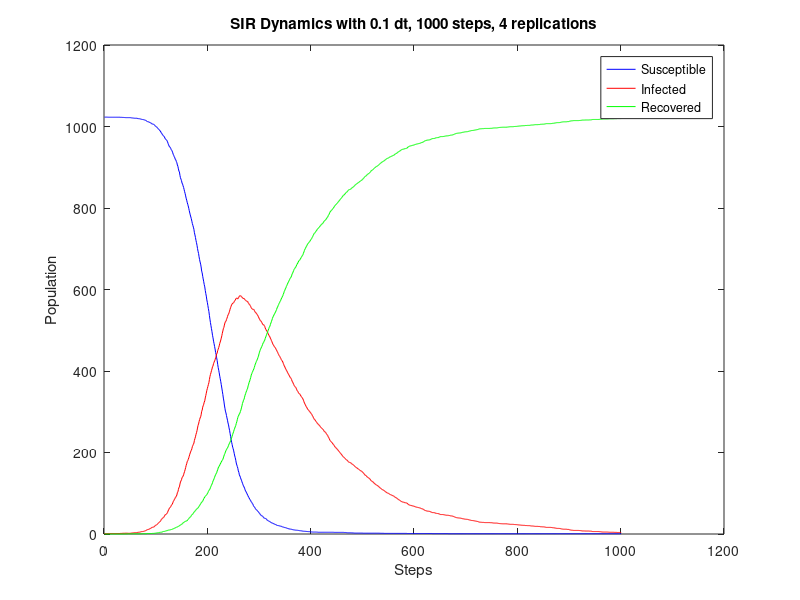

Here is the MATLAB script that generated this plot:
steps = 1000;
dt = 0.1;
replications = 4;
dynamics = [
1023.000,1.000,0.000;
1023.000,1.000,0.000;
1023.000,1.000,0.000;
1023.000,1.000,0.000;
1023.000,1.000,0.000;
1023.000,1.000,0.000;
1023.000,1.000,0.000;
1022.750,1.250,0.000;
1022.750,1.250,0.000;
1022.750,1.250,0.000;
1022.750,1.250,0.000;
1022.750,1.250,0.000;
1022.750,1.250,0.000;
1022.750,1.250,0.000;
1022.750,1.250,0.000;
1022.750,1.250,0.000;
1022.750,1.250,0.000;
1022.750,1.250,0.000;
1022.750,1.250,0.000;
1022.750,1.250,0.000;
1022.750,1.250,0.000;
1022.750,1.250,0.000;
1022.750,1.250,0.000;
1022.750,1.250,0.000;
1022.750,1.250,0.000;
1022.750,1.250,0.000;
1022.750,1.250,0.000;
1022.750,1.250,0.000;
1022.750,1.250,0.000;
1022.750,1.250,0.000;
1022.750,1.250,0.000;
1022.500,1.500,0.000;
1022.500,1.500,0.000;
1022.500,1.500,0.000;
1022.500,1.500,0.000;
1022.250,1.750,0.000;
1022.250,1.750,0.000;
1022.250,1.750,0.000;
1022.000,2.000,0.000;
1022.000,2.000,0.000;
1022.000,1.750,0.250;
1021.750,2.000,0.250;
1021.750,2.000,0.250;
1021.750,2.000,0.250;
1021.750,2.000,0.250;
1021.750,1.750,0.500;
1021.750,1.750,0.500;
1021.750,1.750,0.500;
1021.750,1.750,0.500;
1021.750,1.750,0.500;
1021.750,1.750,0.500;
1021.500,2.000,0.500;
1021.250,2.250,0.500;
1021.250,2.250,0.500;
1020.750,2.750,0.500;
1020.750,2.750,0.500;
1020.750,2.750,0.500;
1020.500,3.000,0.500;
1020.250,3.250,0.500;
1020.250,3.250,0.500;
1020.250,3.250,0.500;
1020.250,3.250,0.500;
1020.250,3.250,0.500;
1020.250,3.250,0.500;
1019.500,4.000,0.500;
1019.500,4.000,0.500;
1019.250,4.250,0.500;
1019.000,4.500,0.500;
1019.000,4.500,0.500;
1018.750,4.750,0.500;
1018.500,5.000,0.500;
1017.750,5.750,0.500;
1017.500,6.000,0.500;
1017.250,6.000,0.750;
1017.250,6.000,0.750;
1017.000,6.250,0.750;
1016.750,6.500,0.750;
1016.000,7.250,0.750;
1016.000,7.250,0.750;
1015.250,8.000,0.750;
1014.750,8.500,0.750;
1014.250,9.000,0.750;
1012.750,10.250,1.000;
1012.000,10.750,1.250;
1011.750,11.000,1.250;
1011.500,11.250,1.250;
1011.250,11.500,1.250;
1010.000,12.750,1.250;
1009.750,13.000,1.250;
1009.000,13.750,1.250;
1008.750,14.000,1.250;
1007.000,15.750,1.250;
1006.250,16.500,1.250;
1006.000,16.500,1.500;
1006.000,16.500,1.500;
1005.500,17.000,1.500;
1004.500,17.750,1.750;
1003.000,19.250,1.750;
1001.500,20.500,2.000;
1000.750,21.250,2.000;
999.250,22.250,2.500;
999.000,22.500,2.500;
997.500,23.500,3.000;
995.750,25.250,3.000;
994.000,26.750,3.250;
993.250,27.500,3.250;
991.750,29.000,3.250;
989.750,30.250,4.000;
989.000,30.750,4.250;
986.500,33.250,4.250;
984.000,35.750,4.250;
982.500,37.000,4.500;
980.750,38.250,5.000;
978.500,39.500,6.000;
977.000,40.750,6.250;
976.000,41.750,6.250;
974.250,43.250,6.500;
971.000,46.500,6.500;
969.000,47.750,7.250;
968.000,48.000,8.000;
966.750,49.250,8.000;
965.250,50.750,8.000;
962.500,52.750,8.750;
958.250,56.500,9.250;
955.250,59.250,9.500;
952.000,62.000,10.000;
950.000,64.000,10.000;
949.000,65.000,10.000;
946.500,67.000,10.500;
943.500,69.500,11.000;
941.500,71.500,11.000;
939.500,72.750,11.750;
935.500,76.250,12.250;
931.750,79.500,12.750;
928.750,81.750,13.500;
926.000,84.250,13.750;
923.250,86.250,14.500;
919.500,89.500,15.000;
917.750,90.250,16.000;
914.250,93.000,16.750;
911.250,95.750,17.000;
905.500,101.500,17.000;
902.500,103.500,18.000;
896.000,109.000,19.000;
890.500,114.250,19.250;
888.250,115.750,20.000;
880.000,122.500,21.500;
874.250,127.750,22.000;
870.500,130.750,22.750;
867.250,133.000,23.750;
861.250,138.250,24.500;
858.750,139.750,25.500;
854.750,141.750,27.500;
850.500,145.250,28.250;
845.750,149.500,28.750;
840.000,153.750,30.250;
835.750,157.750,30.500;
829.750,163.000,31.250;
824.000,168.250,31.750;
819.250,172.250,32.500;
814.000,177.500,32.500;
809.250,180.000,34.750;
805.250,182.750,36.000;
799.250,187.000,37.750;
793.750,190.750,39.500;
787.750,195.750,40.500;
783.000,199.000,42.000;
778.000,203.250,42.750;
773.750,205.000,45.250;
767.500,209.250,47.250;
762.000,214.250,47.750;
757.250,217.500,49.250;
753.000,219.750,51.250;
747.750,223.000,53.250;
739.250,230.000,54.750;
734.000,234.250,55.750;
727.750,238.500,57.750;
720.500,244.250,59.250;
715.000,248.500,60.500;
708.500,253.500,62.000;
700.500,260.000,63.500;
693.750,266.500,63.750;
688.500,269.750,65.750;
680.250,276.000,67.750;
673.250,280.500,70.250;
667.500,284.750,71.750;
662.250,287.500,74.250;
655.250,292.500,76.250;
645.250,301.000,77.750;
641.000,303.500,79.500;
632.500,311.250,80.250;
626.000,314.750,83.250;
619.000,318.500,86.500;
612.000,323.500,88.500;
606.500,326.750,90.750;
597.750,334.000,92.250;
590.000,339.750,94.250;
583.750,345.500,94.750;
574.500,352.500,97.000;
568.500,356.750,98.750;
560.750,362.000,101.250;
553.250,366.500,104.250;
546.000,371.250,106.750;
536.500,379.000,108.500;
527.250,386.250,110.500;
519.000,391.250,113.750;
511.250,395.750,117.000;
503.750,400.750,119.500;
496.500,405.000,122.500;
487.750,410.500,125.750;
481.500,412.500,130.000;
473.250,418.500,132.250;
467.250,421.000,135.750;
460.250,424.750,139.000;
454.000,427.500,142.500;
445.500,432.500,146.000;
440.250,435.750,148.000;
432.250,441.750,150.000;
426.000,443.500,154.500;
416.500,450.250,157.250;
408.750,453.000,162.250;
402.000,457.750,164.250;
395.500,461.750,166.750;
387.250,467.750,169.000;
381.000,471.250,171.750;
373.750,476.000,174.250;
366.500,480.750,176.750;
358.250,486.500,179.250;
350.500,492.500,181.000;
342.500,498.250,183.250;
333.500,503.750,186.750;
326.250,506.750,191.000;
316.500,512.750,194.750;
308.750,517.750,197.500;
301.500,521.250,201.250;
297.250,521.750,205.000;
291.000,526.250,206.750;
285.000,529.250,209.750;
279.250,533.500,211.250;
272.500,537.500,214.000;
267.750,539.000,217.250;
260.500,543.000,220.500;
254.500,546.750,222.750;
247.000,551.500,225.500;
239.250,556.000,228.750;
232.500,558.500,233.000;
225.000,563.250,235.750;
219.750,564.000,240.250;
213.000,566.500,244.500;
209.500,566.500,248.000;
204.000,568.000,252.000;
198.000,570.000,256.000;
191.500,572.750,259.750;
187.500,573.500,263.000;
181.000,576.750,266.250;
174.250,578.500,271.250;
169.250,579.250,275.500;
165.750,577.750,280.500;
161.250,576.750,286.000;
154.750,580.000,289.250;
151.500,580.750,291.750;
145.000,584.000,295.000;
142.250,585.000,296.750;
139.250,584.250,300.500;
135.000,584.500,304.500;
132.000,582.500,309.500;
128.250,581.250,314.500;
124.500,579.000,320.500;
121.000,579.250,323.750;
118.250,577.250,328.500;
115.500,578.250,330.250;
112.500,575.750,335.750;
108.750,574.750,340.500;
105.750,574.000,344.250;
103.750,572.250,348.000;
101.000,571.500,351.500;
98.500,570.750,354.750;
95.250,571.000,357.750;
93.000,567.250,363.750;
90.000,566.250,367.750;
88.250,563.250,372.500;
85.500,563.000,375.500;
83.500,560.500,380.000;
81.750,558.000,384.250;
78.750,555.250,390.000;
77.500,553.000,393.500;
75.000,552.500,396.500;
73.500,551.000,399.500;
70.250,551.500,402.250;
67.500,551.000,405.500;
66.500,548.750,408.750;
64.750,545.500,413.750;
62.500,544.250,417.250;
60.500,542.750,420.750;
59.000,541.500,423.500;
58.500,539.250,426.250;
56.750,537.750,429.500;
55.250,535.500,433.250;
54.500,533.000,436.500;
52.250,529.500,442.250;
50.500,527.250,446.250;
49.000,524.750,450.250;
47.250,523.250,453.500;
45.750,522.250,456.000;
44.750,519.750,459.500;
44.500,517.750,461.750;
43.750,514.750,465.500;
42.000,513.250,468.750;
40.250,513.750,470.000;
38.750,511.750,473.500;
38.750,509.750,475.500;
38.250,506.000,479.750;
38.000,502.500,483.500;
37.000,500.500,486.500;
35.250,498.500,490.250;
33.750,496.500,493.750;
33.000,493.750,497.250;
32.250,491.250,500.500;
32.000,487.750,504.250;
30.750,485.750,507.500;
30.250,484.000,509.750;
29.750,480.500,513.750;
28.250,477.750,518.000;
28.000,475.000,521.000;
27.000,472.000,525.000;
26.500,468.500,529.000;
26.250,465.250,532.500;
25.750,463.500,534.750;
24.750,461.250,538.000;
24.250,459.500,540.250;
23.750,457.750,542.500;
23.000,456.250,544.750;
23.000,453.000,548.000;
21.750,451.500,550.750;
21.000,448.000,555.000;
21.000,446.250,556.750;
20.750,442.750,560.500;
20.500,440.250,563.250;
20.250,437.750,566.000;
19.500,436.000,568.500;
19.500,433.500,571.000;
19.250,431.250,573.500;
19.000,428.250,576.750;
18.250,426.250,579.500;
17.500,424.500,582.000;
17.250,422.250,584.500;
17.000,418.750,588.250;
17.000,415.500,591.500;
16.000,412.250,595.750;
15.750,410.250,598.000;
15.500,406.750,601.750;
15.500,404.500,604.000;
14.750,401.500,607.750;
14.000,400.000,610.000;
14.000,396.750,613.250;
13.250,394.500,616.250;
13.250,392.000,618.750;
12.500,390.000,621.500;
12.250,387.750,624.000;
12.250,384.750,627.000;
12.000,383.750,628.250;
11.750,381.750,630.500;
11.500,379.250,633.250;
11.250,375.000,637.750;
10.750,373.500,639.750;
10.500,370.250,643.250;
10.250,367.250,646.500;
10.000,364.500,649.500;
9.750,362.750,651.500;
9.750,361.000,653.250;
9.500,359.750,654.750;
9.250,357.750,657.000;
9.250,354.000,660.750;
9.250,352.000,662.750;
9.250,350.000,664.750;
8.750,347.750,667.500;
8.750,345.000,670.250;
8.250,344.500,671.250;
8.000,343.500,672.500;
8.000,341.000,675.000;
8.000,339.000,677.000;
7.750,337.250,679.000;
7.250,335.250,681.500;
7.250,333.500,683.250;
7.250,331.500,685.250;
6.750,328.250,689.000;
6.750,324.750,692.500;
6.750,321.250,696.000;
6.500,318.500,699.000;
6.500,316.750,700.750;
6.500,313.000,704.500;
6.250,312.000,705.750;
6.000,309.250,708.750;
6.000,306.750,711.250;
6.000,305.000,713.000;
5.750,304.000,714.250;
5.750,302.000,716.250;
5.750,300.500,717.750;
5.750,298.750,719.500;
5.000,297.500,721.500;
5.000,295.500,723.500;
5.000,293.750,725.250;
5.000,291.250,727.750;
4.750,289.000,730.250;
4.750,286.500,732.750;
4.750,283.500,735.750;
4.750,281.500,737.750;
4.750,280.500,738.750;
4.750,279.250,740.000;
4.750,276.500,742.750;
4.750,275.250,744.000;
4.750,273.500,745.750;
4.500,271.250,748.250;
4.250,270.500,749.250;
4.250,268.750,751.000;
4.250,267.500,752.250;
4.250,266.500,753.250;
4.250,264.500,755.250;
4.250,263.000,756.750;
4.250,261.250,758.500;
4.250,260.000,759.750;
4.250,259.000,760.750;
4.250,257.500,762.250;
4.250,256.500,763.250;
4.250,255.000,764.750;
4.250,251.750,768.000;
4.250,251.500,768.250;
4.250,249.750,770.000;
4.250,249.250,770.500;
4.250,246.750,773.000;
4.250,245.000,774.750;
4.250,243.000,776.750;
4.250,242.000,777.750;
4.250,238.250,781.500;
4.250,236.500,783.250;
4.250,234.250,785.500;
4.250,230.500,789.250;
4.250,229.000,790.750;
4.250,227.000,792.750;
4.250,226.000,793.750;
4.250,224.250,795.500;
4.250,223.500,796.250;
4.250,221.000,798.750;
4.250,219.750,800.000;
4.000,218.000,802.000;
4.000,216.500,803.500;
4.000,213.750,806.250;
4.000,213.000,807.000;
4.000,211.500,808.500;
4.000,209.750,810.250;
4.000,209.000,811.000;
4.000,207.000,813.000;
4.000,205.750,814.250;
4.000,204.000,816.000;
4.000,202.500,817.500;
4.000,201.000,819.000;
4.000,199.250,820.750;
4.000,197.500,822.500;
4.000,196.500,823.500;
4.000,194.500,825.500;
4.000,193.000,827.000;
4.000,191.250,828.750;
4.000,189.250,830.750;
4.000,188.750,831.250;
3.750,187.750,832.500;
3.750,186.000,834.250;
3.750,185.250,835.000;
3.750,183.000,837.250;
3.500,182.250,838.250;
3.250,181.500,839.250;
3.000,180.750,840.250;
3.000,178.750,842.250;
3.000,177.250,843.750;
3.000,176.000,845.000;
3.000,176.000,845.000;
3.000,175.500,845.500;
3.000,175.000,846.000;
3.000,174.250,846.750;
2.750,172.750,848.500;
2.750,171.750,849.500;
2.750,171.000,850.250;
2.750,170.000,851.250;
2.500,169.500,852.000;
2.500,168.000,853.500;
2.250,167.000,854.750;
2.250,165.250,856.500;
2.250,164.500,857.250;
2.250,163.250,858.500;
2.250,162.750,859.000;
2.250,161.750,860.000;
2.250,160.250,861.500;
2.250,159.750,862.000;
2.250,159.000,862.750;
2.250,158.000,863.750;
2.250,156.500,865.250;
2.250,156.000,865.750;
2.250,155.000,866.750;
2.250,154.250,867.500;
2.250,153.750,868.000;
2.250,151.750,870.000;
2.000,151.250,870.750;
2.000,149.500,872.500;
2.000,148.250,873.750;
2.000,146.750,875.250;
2.000,145.000,877.000;
2.000,143.750,878.250;
2.000,143.500,878.500;
2.000,142.500,879.500;
2.000,140.500,881.500;
2.000,139.250,882.750;
2.000,138.750,883.250;
2.000,137.500,884.500;
2.000,137.000,885.000;
2.000,135.500,886.500;
2.000,134.500,887.500;
2.000,132.750,889.250;
2.000,130.750,891.250;
2.000,129.750,892.250;
2.000,129.250,892.750;
2.000,128.500,893.500;
2.000,127.250,894.750;
2.000,126.000,896.000;
2.000,124.500,897.500;
2.000,123.250,898.750;
2.000,122.750,899.250;
2.000,121.250,900.750;
2.000,120.250,901.750;
2.000,119.750,902.250;
2.000,119.250,902.750;
2.000,118.000,904.000;
2.000,117.250,904.750;
2.000,116.000,906.000;
2.000,114.750,907.250;
2.000,113.500,908.500;
1.750,112.750,909.500;
1.750,111.500,910.750;
1.750,110.750,911.500;
1.750,109.500,912.750;
1.750,108.750,913.500;
1.750,108.250,914.000;
1.750,107.250,915.000;
1.500,106.750,915.750;
1.500,106.000,916.500;
1.500,104.500,918.000;
1.500,103.750,918.750;
1.500,102.750,919.750;
1.500,101.500,921.000;
1.500,101.000,921.500;
1.500,100.500,922.000;
1.500,100.000,922.500;
1.500,99.500,923.000;
1.500,98.500,924.000;
1.500,97.500,925.000;
1.500,96.750,925.750;
1.500,96.500,926.000;
1.500,95.750,926.750;
1.500,95.000,927.500;
1.500,94.750,927.750;
1.500,94.000,928.500;
1.500,93.250,929.250;
1.500,93.250,929.250;
1.500,91.750,930.750;
1.500,90.500,932.000;
1.500,90.000,932.500;
1.500,89.000,933.500;
1.500,88.750,933.750;
1.500,87.750,934.750;
1.500,86.250,936.250;
1.500,85.500,937.000;
1.500,84.500,938.000;
1.500,83.750,938.750;
1.500,83.250,939.250;
1.500,82.250,940.250;
1.500,81.250,941.250;
1.500,80.000,942.500;
1.500,79.750,942.750;
1.500,78.750,943.750;
1.500,78.500,944.000;
1.500,78.250,944.250;
1.500,78.000,944.500;
1.500,77.750,944.750;
1.500,76.750,945.750;
1.500,76.750,945.750;
1.500,76.750,945.750;
1.500,76.250,946.250;
1.500,75.750,946.750;
1.250,75.500,947.250;
1.250,73.500,949.250;
1.250,72.750,950.000;
1.250,71.750,951.000;
1.250,71.250,951.500;
1.250,70.500,952.250;
1.250,70.500,952.250;
1.250,70.000,952.750;
1.250,70.000,952.750;
1.250,69.250,953.500;
1.250,69.000,953.750;
1.250,68.750,954.000;
1.250,68.500,954.250;
1.250,68.250,954.500;
1.250,67.500,955.250;
1.250,67.000,955.750;
1.250,66.500,956.250;
1.250,66.500,956.250;
1.250,65.750,957.000;
1.250,65.500,957.250;
1.250,65.500,957.250;
1.250,65.000,957.750;
1.250,64.750,958.000;
1.250,64.250,958.500;
1.250,64.250,958.500;
1.250,63.500,959.250;
1.250,63.500,959.250;
1.250,62.250,960.500;
1.250,62.000,960.750;
1.250,62.000,960.750;
1.250,61.000,961.750;
1.250,60.750,962.000;
1.250,60.000,962.750;
1.250,58.500,964.250;
1.250,58.000,964.750;
1.250,57.500,965.250;
1.250,57.250,965.500;
1.250,57.000,965.750;
1.250,56.250,966.500;
1.250,56.000,966.750;
1.250,56.000,966.750;
1.250,56.000,966.750;
1.250,55.750,967.000;
1.250,55.500,967.250;
1.250,55.250,967.500;
1.250,54.750,968.000;
1.250,53.750,969.000;
1.250,53.250,969.500;
1.000,53.000,970.000;
1.000,52.500,970.500;
1.000,52.500,970.500;
1.000,52.500,970.500;
1.000,52.500,970.500;
1.000,52.250,970.750;
1.000,51.500,971.500;
1.000,50.750,972.250;
1.000,50.750,972.250;
1.000,50.750,972.250;
1.000,50.250,972.750;
1.000,50.250,972.750;
1.000,50.250,972.750;
1.000,49.500,973.500;
1.000,49.000,974.000;
1.000,48.750,974.250;
1.000,47.750,975.250;
1.000,47.750,975.250;
1.000,47.750,975.250;
1.000,47.750,975.250;
1.000,47.750,975.250;
1.000,47.750,975.250;
1.000,47.500,975.500;
1.000,47.250,975.750;
1.000,47.000,976.000;
1.000,46.750,976.250;
1.000,46.500,976.500;
1.000,46.000,977.000;
1.000,46.000,977.000;
1.000,46.000,977.000;
1.000,46.000,977.000;
0.750,46.000,977.250;
0.750,45.750,977.500;
0.750,45.500,977.750;
0.750,45.250,978.000;
0.750,44.750,978.500;
0.750,44.500,978.750;
0.750,44.250,979.000;
0.750,44.250,979.000;
0.750,44.250,979.000;
0.750,43.750,979.500;
0.750,43.250,980.000;
0.750,42.750,980.500;
0.750,42.000,981.250;
0.750,41.750,981.500;
0.750,41.000,982.250;
0.750,40.750,982.500;
0.750,40.000,983.250;
0.750,40.000,983.250;
0.750,39.750,983.500;
0.750,39.750,983.500;
0.750,39.250,984.000;
0.750,39.250,984.000;
0.750,39.250,984.000;
0.750,39.000,984.250;
0.750,39.000,984.250;
0.750,38.500,984.750;
0.750,38.500,984.750;
0.750,37.750,985.500;
0.750,37.500,985.750;
0.750,37.500,985.750;
0.750,37.250,986.000;
0.750,37.000,986.250;
0.750,36.500,986.750;
0.750,36.250,987.000;
0.750,36.250,987.000;
0.750,36.250,987.000;
0.750,36.000,987.250;
0.750,36.000,987.250;
0.750,36.000,987.250;
0.750,35.500,987.750;
0.750,35.000,988.250;
0.750,34.500,988.750;
0.750,34.250,989.000;
0.750,34.000,989.250;
0.750,33.750,989.500;
0.750,33.250,990.000;
0.750,33.250,990.000;
0.750,33.000,990.250;
0.750,33.000,990.250;
0.750,32.750,990.500;
0.750,32.500,990.750;
0.750,32.250,991.000;
0.750,32.000,991.250;
0.750,31.750,991.500;
0.750,31.500,991.750;
0.750,31.250,992.000;
0.750,31.000,992.250;
0.750,30.750,992.500;
0.750,30.500,992.750;
0.750,29.750,993.500;
0.750,29.250,994.000;
0.750,29.000,994.250;
0.750,29.000,994.250;
0.750,29.000,994.250;
0.750,28.750,994.500;
0.750,28.750,994.500;
0.750,28.500,994.750;
0.750,28.500,994.750;
0.750,28.500,994.750;
0.750,28.500,994.750;
0.750,28.250,995.000;
0.750,28.000,995.250;
0.750,28.000,995.250;
0.750,28.000,995.250;
0.750,28.000,995.250;
0.750,28.000,995.250;
0.750,28.000,995.250;
0.750,28.000,995.250;
0.750,28.000,995.250;
0.750,28.000,995.250;
0.750,28.000,995.250;
0.750,27.750,995.500;
0.750,27.750,995.500;
0.750,27.750,995.500;
0.750,27.750,995.500;
0.750,27.500,995.750;
0.750,27.250,996.000;
0.750,27.250,996.000;
0.750,27.000,996.250;
0.750,26.750,996.500;
0.750,26.750,996.500;
0.750,26.750,996.500;
0.750,26.750,996.500;
0.750,26.750,996.500;
0.750,26.750,996.500;
0.750,26.750,996.500;
0.750,26.500,996.750;
0.750,26.000,997.250;
0.750,26.000,997.250;
0.750,25.750,997.500;
0.750,25.500,997.750;
0.750,25.500,997.750;
0.750,25.250,998.000;
0.750,25.250,998.000;
0.750,25.250,998.000;
0.750,25.000,998.250;
0.750,25.000,998.250;
0.750,25.000,998.250;
0.750,25.000,998.250;
0.750,25.000,998.250;
0.750,25.000,998.250;
0.750,25.000,998.250;
0.750,25.000,998.250;
0.750,25.000,998.250;
0.750,25.000,998.250;
0.750,24.500,998.750;
0.750,24.500,998.750;
0.750,24.500,998.750;
0.750,24.000,999.250;
0.750,24.000,999.250;
0.750,23.750,999.500;
0.750,23.750,999.500;
0.750,23.750,999.500;
0.750,23.750,999.500;
0.750,23.750,999.500;
0.750,23.750,999.500;
0.750,23.750,999.500;
0.750,23.500,999.750;
0.750,23.250,1000.000;
0.750,23.250,1000.000;
0.750,23.250,1000.000;
0.750,23.000,1000.250;
0.750,23.000,1000.250;
0.750,23.000,1000.250;
0.750,22.500,1000.750;
0.750,22.500,1000.750;
0.750,22.500,1000.750;
0.750,22.250,1001.000;
0.750,22.000,1001.250;
0.750,22.000,1001.250;
0.750,22.000,1001.250;
0.750,21.750,1001.500;
0.750,21.500,1001.750;
0.750,21.500,1001.750;
0.750,21.500,1001.750;
0.750,21.250,1002.000;
0.750,21.250,1002.000;
0.750,21.250,1002.000;
0.750,21.250,1002.000;
0.750,21.000,1002.250;
0.750,20.750,1002.500;
0.750,20.750,1002.500;
0.750,20.750,1002.500;
0.750,20.500,1002.750;
0.750,20.500,1002.750;
0.750,20.500,1002.750;
0.750,20.500,1002.750;
0.750,20.500,1002.750;
0.750,20.500,1002.750;
0.750,20.000,1003.250;
0.750,19.750,1003.500;
0.750,19.750,1003.500;
0.750,19.750,1003.500;
0.750,19.500,1003.750;
0.750,19.500,1003.750;
0.750,19.500,1003.750;
0.750,19.250,1004.000;
0.750,19.000,1004.250;
0.750,18.750,1004.500;
0.750,18.750,1004.500;
0.750,18.750,1004.500;
0.750,18.750,1004.500;
0.750,18.750,1004.500;
0.750,18.750,1004.500;
0.750,18.750,1004.500;
0.750,18.500,1004.750;
0.750,18.500,1004.750;
0.750,18.500,1004.750;
0.750,18.000,1005.250;
0.750,17.750,1005.500;
0.750,17.750,1005.500;
0.750,17.750,1005.500;
0.750,17.750,1005.500;
0.750,17.500,1005.750;
0.750,17.500,1005.750;
0.750,17.500,1005.750;
0.750,17.500,1005.750;
0.750,17.250,1006.000;
0.750,16.750,1006.500;
0.750,16.500,1006.750;
0.750,16.250,1007.000;
0.750,16.250,1007.000;
0.750,16.250,1007.000;
0.750,16.250,1007.000;
0.750,16.250,1007.000;
0.750,16.250,1007.000;
0.750,16.250,1007.000;
0.750,16.250,1007.000;
0.750,16.250,1007.000;
0.750,16.250,1007.000;
0.750,16.000,1007.250;
0.750,15.750,1007.500;
0.750,15.500,1007.750;
0.750,15.500,1007.750;
0.750,15.250,1008.000;
0.750,15.000,1008.250;
0.750,15.000,1008.250;
0.750,14.750,1008.500;
0.750,14.250,1009.000;
0.750,14.250,1009.000;
0.750,14.000,1009.250;
0.750,13.750,1009.500;
0.750,13.750,1009.500;
0.750,13.750,1009.500;
0.750,13.750,1009.500;
0.750,13.750,1009.500;
0.750,13.500,1009.750;
0.750,13.500,1009.750;
0.750,13.000,1010.250;
0.750,12.500,1010.750;
0.750,12.500,1010.750;
0.750,12.000,1011.250;
0.750,12.000,1011.250;
0.750,11.750,1011.500;
0.750,11.750,1011.500;
0.750,11.750,1011.500;
0.750,11.750,1011.500;
0.750,11.750,1011.500;
0.750,11.750,1011.500;
0.750,11.750,1011.500;
0.750,11.500,1011.750;
0.750,11.250,1012.000;
0.750,11.250,1012.000;
0.750,11.250,1012.000;
0.750,11.000,1012.250;
0.750,10.250,1013.000;
0.750,10.000,1013.250;
0.750,9.750,1013.500;
0.750,9.750,1013.500;
0.750,9.250,1014.000;
0.750,9.250,1014.000;
0.750,9.250,1014.000;
0.750,9.000,1014.250;
0.750,8.750,1014.500;
0.750,8.750,1014.500;
0.750,8.750,1014.500;
0.750,8.750,1014.500;
0.750,8.750,1014.500;
0.750,8.750,1014.500;
0.750,8.750,1014.500;
0.750,8.750,1014.500;
0.750,8.750,1014.500;
0.750,8.750,1014.500;
0.750,8.750,1014.500;
0.750,8.500,1014.750;
0.750,8.500,1014.750;
0.750,8.250,1015.000;
0.750,8.250,1015.000;
0.750,8.000,1015.250;
0.750,7.500,1015.750;
0.750,7.500,1015.750;
0.750,7.500,1015.750;
0.750,7.500,1015.750;
0.750,7.500,1015.750;
0.750,7.500,1015.750;
0.750,7.250,1016.000;
0.750,7.250,1016.000;
0.750,7.250,1016.000;
0.750,7.250,1016.000;
0.750,7.250,1016.000;
0.750,7.250,1016.000;
0.750,7.250,1016.000;
0.750,7.250,1016.000;
0.750,7.250,1016.000;
0.750,7.000,1016.250;
0.750,7.000,1016.250;
0.750,7.000,1016.250;
0.750,7.000,1016.250;
0.750,6.500,1016.750;
0.750,6.250,1017.000;
0.750,6.000,1017.250;
0.750,6.000,1017.250;
0.750,6.000,1017.250;
0.750,6.000,1017.250;
0.750,6.000,1017.250;
0.750,6.000,1017.250;
0.750,6.000,1017.250;
0.750,6.000,1017.250;
0.750,6.000,1017.250;
0.750,6.000,1017.250;
0.750,6.000,1017.250;
0.750,6.000,1017.250;
0.750,5.750,1017.500;
0.750,5.750,1017.500;
0.750,5.750,1017.500;
0.750,5.500,1017.750;
0.750,5.250,1018.000;
0.750,5.250,1018.000;
0.750,4.750,1018.500;
0.750,4.750,1018.500;
0.750,4.750,1018.500;
0.750,4.750,1018.500;
0.750,4.750,1018.500;
0.750,4.750,1018.500;
0.750,4.750,1018.500;
0.750,4.750,1018.500;
0.750,4.750,1018.500;
0.750,4.750,1018.500;
0.750,4.750,1018.500;
0.750,4.750,1018.500;
0.750,4.500,1018.750;
0.750,4.500,1018.750;
0.750,4.250,1019.000;
0.750,4.250,1019.000;
0.750,4.250,1019.000;
0.750,4.250,1019.000;
0.750,4.250,1019.000;
0.750,4.250,1019.000;
0.750,4.250,1019.000;
0.750,4.250,1019.000;
0.750,4.250,1019.000;
0.750,4.250,1019.000;
0.750,4.000,1019.250;
0.750,4.000,1019.250;
0.750,4.000,1019.250;
0.750,4.000,1019.250;
0.750,4.000,1019.250;
0.750,3.750,1019.500;
0.750,3.750,1019.500;
0.750,3.750,1019.500;
0.750,3.750,1019.500;
0.750,3.750,1019.500;
0.750,3.750,1019.500;
0.750,3.750,1019.500;
0.750,3.750,1019.500;
0.750,3.750,1019.500;
];
susceptibleRatio = dynamics (:, 1);
infectedRatio = dynamics (:, 2);
recoveredRatio = dynamics (:, 3);
figure
plot (susceptibleRatio.', 'color', 'blue');
hold on
plot (infectedRatio.', 'color', 'red');
hold on
plot (recoveredRatio.', 'color', 'green');
xlabel ('Steps');
ylabel ('Population');
legend('Susceptible','Infected', 'Recovered');
title ('SIR Dynamics with 0.1 dt, 1000 steps, 4 replications');
